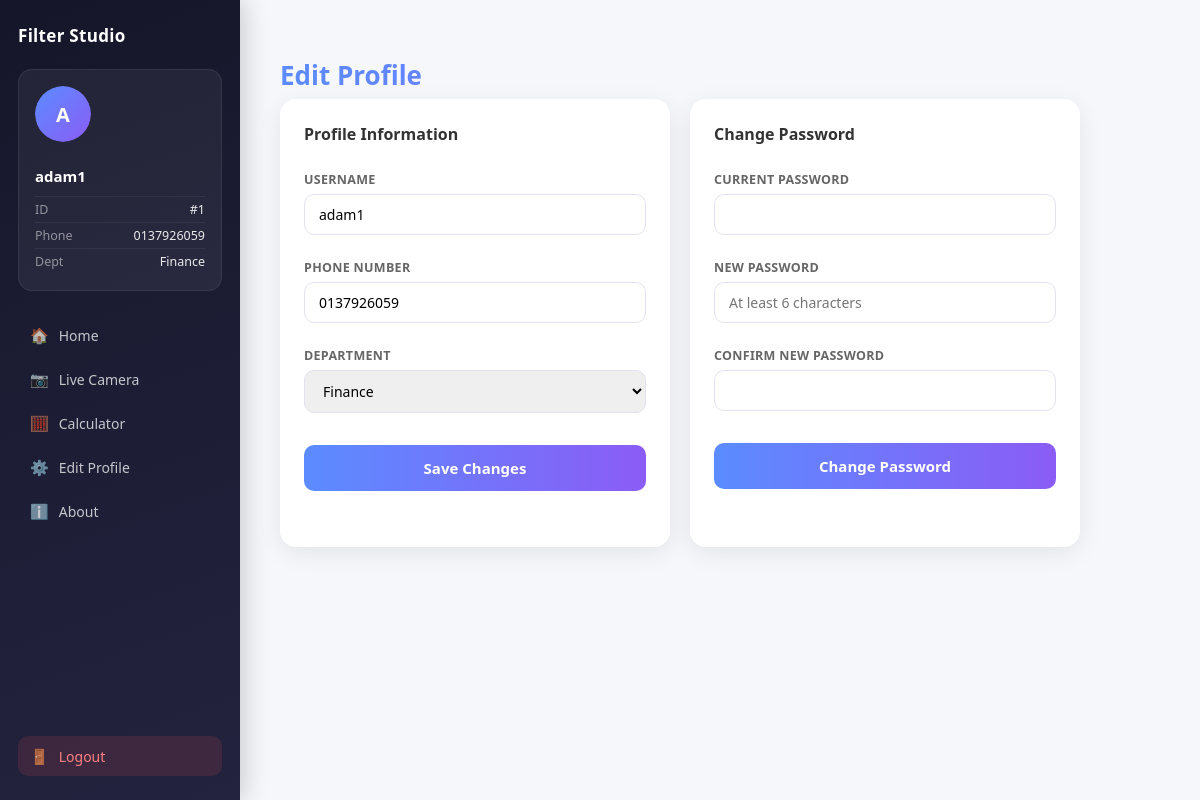
Page /profile/edit (signed in) on the earlier database version.
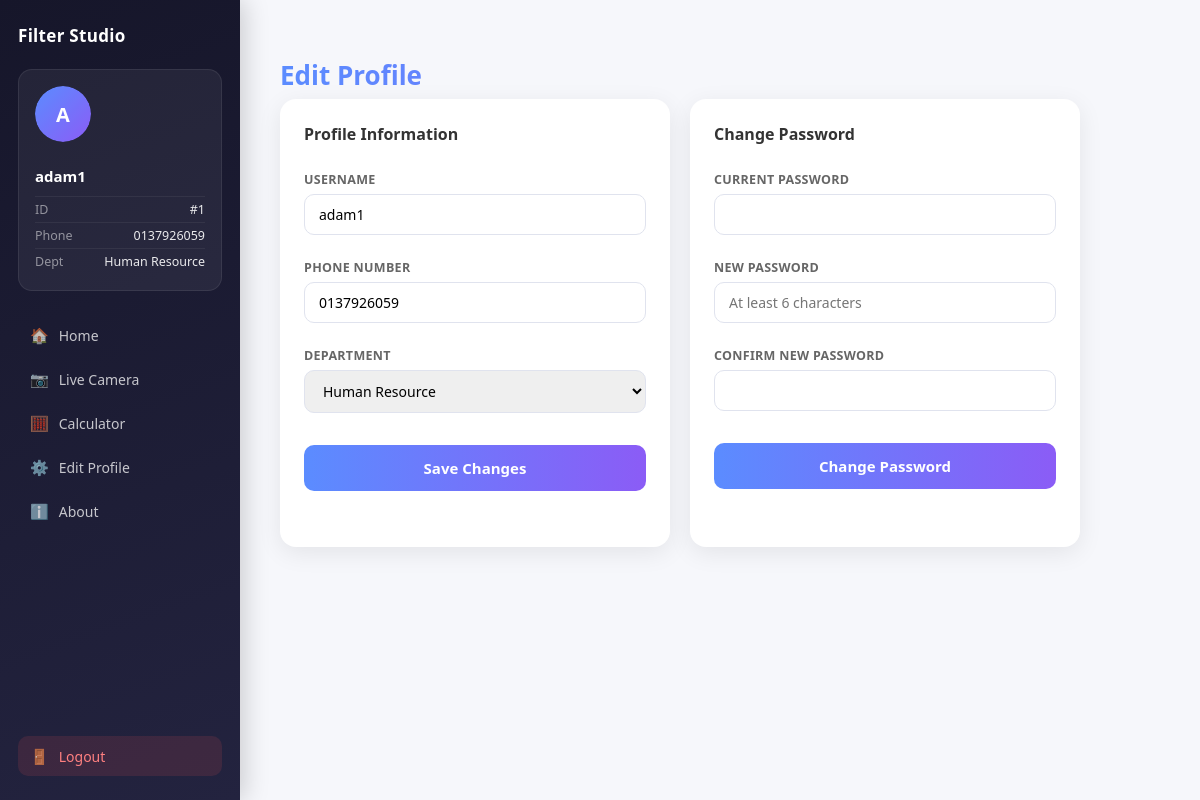
Same page on the later database version.
### tables this page shows
CREATE TABLE users (
            id INTEGER PRIMARY KEY AUTOINCREMENT,
            username TEXT UNIQUE NOT NULL,
            password TEXT NOT NULL,
            phone TEXT,
            dept TEXT,
            profile_pic BLOB
        );

### main.py (the view)
@app.get("/profile/edit", response_class=HTMLResponse)
def edit_profile_page(request: Request):
    if not request.session.get("user"):
        return RedirectResponse(url="/login", status_code=303)
    return templates.TemplateResponse(request, "edit_profile.html", {
        "profile": get_profile(request), "departments": DEPARTMENTS, "error": None, "success": None
    })

### template/edit_profile.html (shortened to what this page needs)
{% extends "base.html" %}
{% block content %}
<h1>Edit Profile</h1>
<div class="edit-grid">
    <div class="edit-card">
        <h2>Profile Information</h2>
        <form method="post" action="/profile/edit" class="auth-form">
            <label for="username">Username</label>
            <input type="text" id="username" name="username" value="{{ profile.username }}" required minlength="3">
            <label for="phone">Phone Number</label>
            <input type="tel" id="phone" name="phone" value="{{ profile.phone or '' }}">
            <label for="dept">Department</label>
            <select id="dept" name="dept" required>
                {% for d in departments %}
                <option value="{{ d }}" {% if d == profile.dept %}selected{% endif %}>{{ d }}</option>
                {% endfor %}
            </select>
            <button type="submit">Save Changes</button>
        </form>
    </div>
    <div class="edit-card">
        <h2>Change Password</h2>
        <form method="post" action="/profile/change_password" class="auth-form">
            <label for="current_password">Current Password</label>
            <input type="password" id="current_password" name="current_password" required>
            <label for="new_password">New Password</label>
            <input type="password" id="new_password" name="new_password" placeholder="At least 6 characters" required minlength="6">
            <label for="confirm_new_password">Confirm New Password</label>
            <input type="password" id="confirm_new_password" name="confirm_new_password" required minlength="6">
            <button type="submit">Change Password</button>
        </form>
    </div>
</div>
{% endblock %}

### template/base.html (shortened to what this page needs)
<!DOCTYPE html>
<html>
<head>
    <link rel="stylesheet" href="/static/style.css">
</head>
<body class="{% if not show_sidebar|default(true) %}no-sidebar{% endif %}">
    {% if show_sidebar|default(true) %}
    <div class="sidebar">
        <div class="brand">
            <span class="brand-name">Filter Studio</span>
        </div>
        {% if profile %}
        <div class="profile-card">
            <form id="picForm" action="/profile/upload_pic" method="post" enctype="multipart/form-data">
                <label for="picInput" class="avatar-wrapper">
                    <div class="avatar-fallback">{{ profile.username[0]|upper }}</div>
                </label>
            </form>
            <div class="profile-name">{{ profile.username }}</div>
            <div class="profile-detail">
                <span class="detail-label">ID</span>
                <span class="detail-value">#{{ profile.id }}</span>
            </div>
            <div class="profile-detail">
                <span class="detail-label">Phone</span>
                <span class="detail-value">{{ profile.phone or "-" }}</span>
            </div>
            <div class="profile-detail">
                <span class="detail-label">Dept</span>
                <span class="detail-value">{{ profile.dept or "-" }}</span>
            </div>
        </div>
        {% else %}
        <div class="profile-card">
            <p style="color:rgba(255,255,255,0.5); font-size:12px;">No profile loaded (not logged in?)</p>
        </div>
        {% endif %}
        <nav class="nav-links">
            <a href="/"><span class="nav-icon">🏠</span> Home</a>
            <a href="/webcam"><span class="nav-icon">📷</span> Live Camera</a>
            <a href="/calculator"><span class="nav-icon">🧮</span> Calculator</a>
            <a href="/profile/edit"><span class="nav-icon">⚙️</span> Edit Profile</a>
            <a href="/about"><span class="nav-icon">ℹ️</span> About</a>
        </nav>
        <a href="/logout" class="logout-btn"><span class="nav-icon">🚪</span> Logout</a>
    </div>
    {% endif %}
    <div class="content{% if not show_sidebar|default(true) %} full-width{% endif %}">
        {% block content %}{% endblock %}
    </div>
</body>
</html>

### static/style.css (style rules this page uses)
* { box-sizing: border-box; }
:root { --accent1: #5b8cff; --accent2: #8b5cf6; --bg-soft: #f6f7fb; --dark: #16162a; --dark2: #23233f; }
body { margin: 0; display: flex; font-family: 'Segoe UI', 'Inter', Arial, sans-serif; background: var(--bg-soft); min-height: 100vh; color: #2a2a3a; }
.sidebar { width: 240px; background: linear-gradient(160deg, var(--dark) 0%, var(--dark2) 100%); color: white; height: 100vh; padding: 24px 18px; position: fixed; display: flex; flex-direction: column; box-shadow: 4px 0 24px rgba(0,0,0,0.18); overflow-y: auto; }
.brand { display: flex; align-items: center; gap: 10px; margin-bottom: 22px; }
.brand-name { font-size: 17px; font-weight: 700; letter-spacing: 0.3px; }
.profile-card { background: rgba(255,255,255,0.06); border: 1px solid rgba(255,255,255,0.08); border-radius: 14px; padding: 16px; margin-bottom: 24px; animation: fadeIn 0.5s ease; }
.avatar-wrapper { position: relative; width: 56px; height: 56px; border-radius: 50%; display: block; margin-bottom: 12px; cursor: pointer; overflow: hidden; }
.avatar-fallback { display: none; width: 56px; height: 56px; border-radius: 50%; background: linear-gradient(135deg, var(--accent1), var(--accent2)); align-items: center; justify-content: center; font-weight: 700; font-size: 20px; color: white; box-shadow: 0 4px 14px rgba(91,140,255,0.4); }
.profile-name { font-weight: 600; font-size: 15px; margin-bottom: 10px; color: #fff; }
.profile-detail { display: flex; justify-content: space-between; font-size: 12.5px; padding: 4px 0; border-top: 1px solid rgba(255,255,255,0.06); }
.detail-label { color: rgba(255,255,255,0.5); }
.detail-value { color: rgba(255,255,255,0.9); font-weight: 500; text-align: right; }
.nav-links { display: flex; flex-direction: column; gap: 4px; flex: 1; }
.nav-links a, .logout-btn { display: flex; align-items: center; gap: 10px; color: rgba(255,255,255,0.75); text-decoration: none; padding: 10px 12px; border-radius: 10px; font-size: 14px; font-weight: 500; transition: all 0.25s ease; }
.nav-icon { font-size: 15px; }
.logout-btn { margin-top: auto; background: rgba(255,80,80,0.12); color: #ff8080; }
.content { margin-left: 240px; padding: 40px; flex: 1; animation: fadeIn 0.4s ease; }
.content h1 { font-size: 26px; margin-bottom: 6px; background: linear-gradient(90deg, var(--accent1), var(--accent2)); -webkit-background-clip: text; background-clip: text; color: transparent; }
form { margin-bottom: 24px; }
input, select, button { padding: 10px 14px; margin-right: 10px; margin-bottom: 8px; border-radius: 10px; border: 1px solid #e0e3ee; font-size: 14px; font-family: inherit; transition: border-color 0.2s ease, box-shadow 0.2s ease; }
button { background: linear-gradient(90deg, var(--accent1), var(--accent2)); color: white; border: none; cursor: pointer; font-weight: 600; transition: transform 0.15s ease, box-shadow 0.15s ease; }
.auth-form { display: flex; flex-direction: column; gap: 6px; }
.auth-form label { font-weight: 600; font-size: 12.5px; color: #666; margin-top: 10px; text-transform: uppercase; letter-spacing: 0.3px; }
.auth-form input, .auth-form select { margin-right: 0; width: 100%; }
.auth-form button { margin-top: 18px; margin-right: 0; padding: 13px; font-size: 15px; width: 100%; }
.edit-grid { display: grid; grid-template-columns: 1fr 1fr; gap: 20px; max-width: 800px; }
.edit-card { background: white; border-radius: 16px; padding: 24px; box-shadow: 0 6px 24px rgba(0,0,0,0.08); }
.edit-card h2 { font-size: 16px; margin-top: 0; margin-bottom: 16px; color: #333; }
.edit-card .auth-form input, .edit-card .auth-form select { width: 100%; }
.edit-card .auth-form button { width: 100%; }

Differences in the rows shown:
changed users "adam1": dept "Finance" → "Human Resource"
